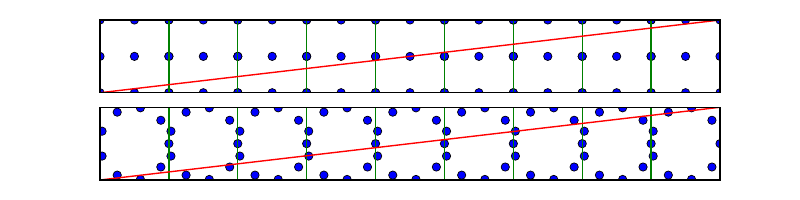

Python code for this plot:
#!/usr/bin/python
import matplotlib.pyplot as plt
import matplotlib.gridspec as gridspec
import numpy as np
import math

def add_a(x,y, num):
  x = [i+num for i in x]
  return x,y

cnt = 3
l = 9

plt.figure(num=None, figsize=(8, 2), dpi=92)
plt.axis([0, l, 0, 1])
plt.grid(False)

gs = gridspec.GridSpec(2, 1)
ax1 = plt.subplot(gs[0, :])
ax2 = plt.subplot(gs[1, :])

ax1.get_xaxis().set_visible(False)
ax1.get_yaxis().set_visible(False)
ax2.get_xaxis().set_visible(False)
ax2.get_yaxis().set_visible(False)

###########################################

th = [i*2*3.1415926/(360) for i in np.arange(0, 360, 360/(cnt**2))]
x = [ (math.cos(i) + 1)/2 for i in th]
y = [ (math.sin(i) + 1)/2 for i in th]

for j in range(l):
  ax2.plot(x,y, 'bo')
  x,y = add_a(x,y,1)
  ax2.plot([j,j],[0,1], 'g-')
ax2.plot([0,l],[0,1], 'r-')

###########################################

lx = [ (i + 0.0) / (cnt-1) for i in np.arange(0,cnt,1) ]
ly = [ (i + 0.0) / (cnt-1) for i in np.arange(0,cnt,1) ]
x = []
y = []
for i in lx:
  for j in ly:
    x = x + [i]
    y = y + [j]

for j in range(l):
  ax1.plot(x,y, 'bo')
  x,y = add_a(x,y,1)
  ax1.plot([j,j],[0,1], 'g-')
ax1.plot([0,l],[0,1], 'r-')

###########################################

plt.savefig('aa_example.pdf')
#plt.show()
